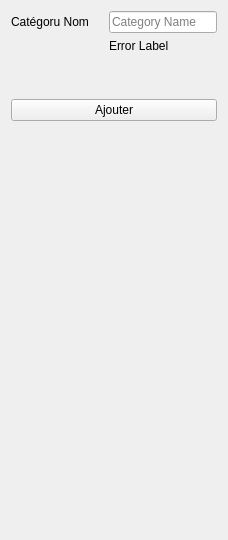
     <widget class="QWidget" name="NewCategoryPage">
      <layout class="QVBoxLayout" name="verticalLayout_7">
       <item>
        <widget class="QWidget" name="widget" native="true">
         <property name="sizePolicy">
          <sizepolicy hsizetype="Preferred" vsizetype="Fixed">
           <horstretch>0</horstretch>
           <verstretch>0</verstretch>
          </sizepolicy>
         </property>
         <layout class="QFormLayout" name="formLayout_4">
          <property name="horizontalSpacing">
           <number>20</number>
          </property>
          <property name="leftMargin">
           <number>0</number>
          </property>
          <property name="topMargin">
           <number>0</number>
          </property>
          <property name="rightMargin">
           <number>0</number>
          </property>
          <property name="bottomMargin">
           <number>0</number>
          </property>
          <item row="0" column="0">
           <widget class="QLabel" name="label_28">
            <property name="text">
             <string>Catégoru Nom</string>
            </property>
           </widget>
          </item>
          <item row="0" column="1">
           <widget class="QLineEdit" name="lineEditCatName">
            <property name="placeholderText">
             <string>Category Name</string>
            </property>
           </widget>
          </item>
          <item row="1" column="1">
           <widget class="QLabel" name="labelCategoryError">
            <property name="text">
             <string>Error Label</string>
            </property>
           </widget>
          </item>
         </layout>
        </widget>
       </item>
       <item>
        <spacer name="verticalSpacer_10">
         <property name="orientation">
          <enum>Qt::Vertical</enum>
         </property>
         <property name="sizeHint" stdset="0">
          <size>
           <width>20</width>
           <height>40</height>
          </size>
         </property>
        </spacer>
       </item>
       <item>
        <widget class="QPushButton" name="btnSaveNewCat">
         <property name="text">
          <string>Ajouter</string>
         </property>
         <property name="iconSize">
          <size>
           <width>25</width>
           <height>25</height>
          </size>
         </property>
        </widget>
       </item>
       <item>
        <spacer name="verticalSpacer_5">
         <property name="orientation">
          <enum>Qt::Vertical</enum>
         </property>
         <property name="sizeHint" stdset="0">
          <size>
           <width>20</width>
           <height>408</height>
          </size>
         </property>
        </spacer>
       </item>
      </layout>
     </widget>
